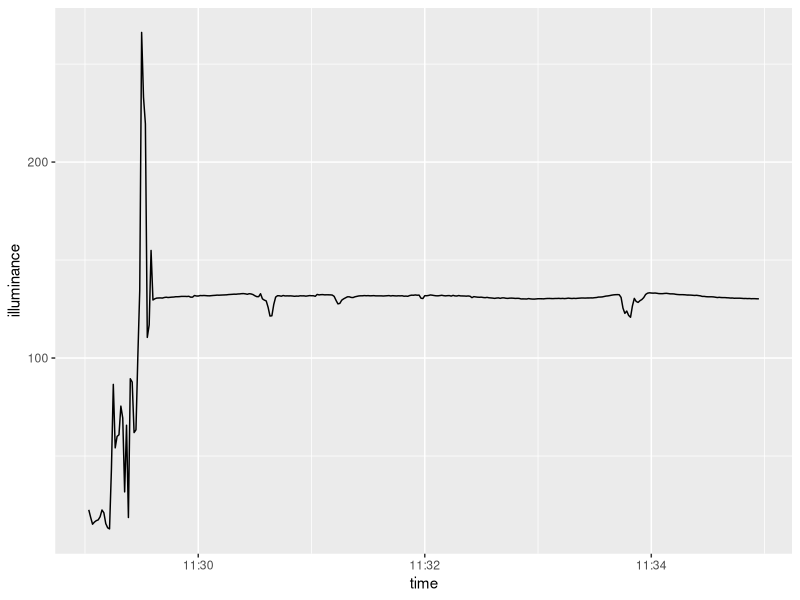
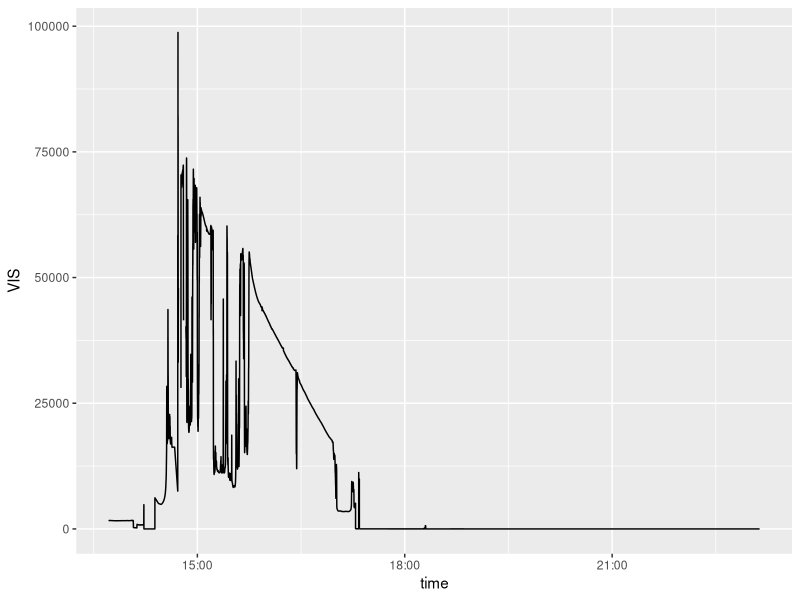
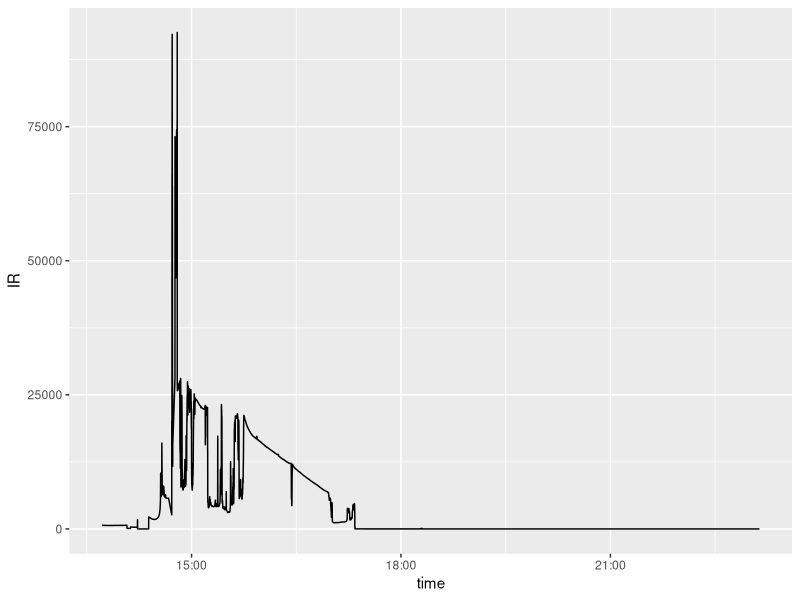
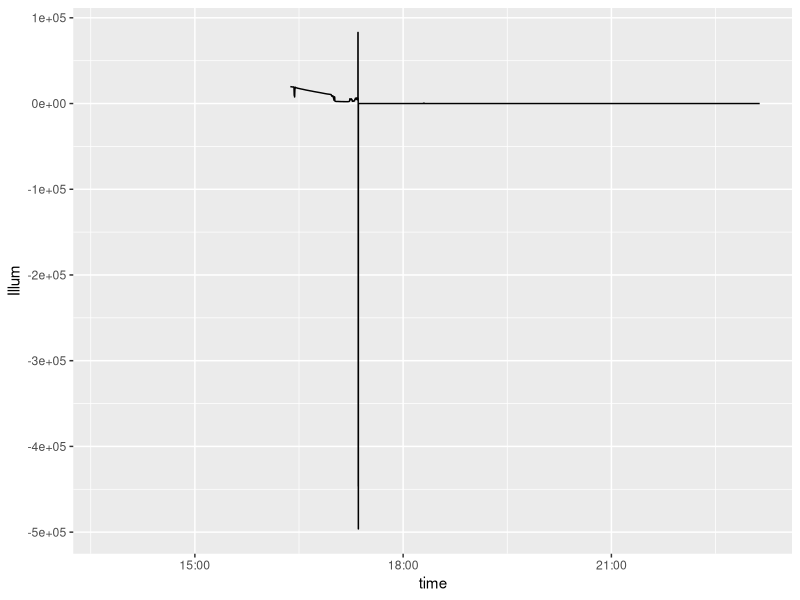
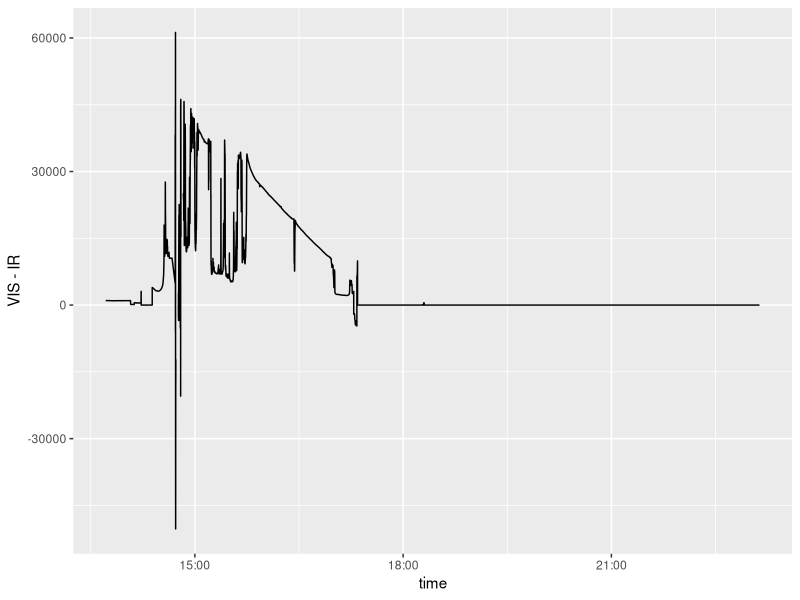
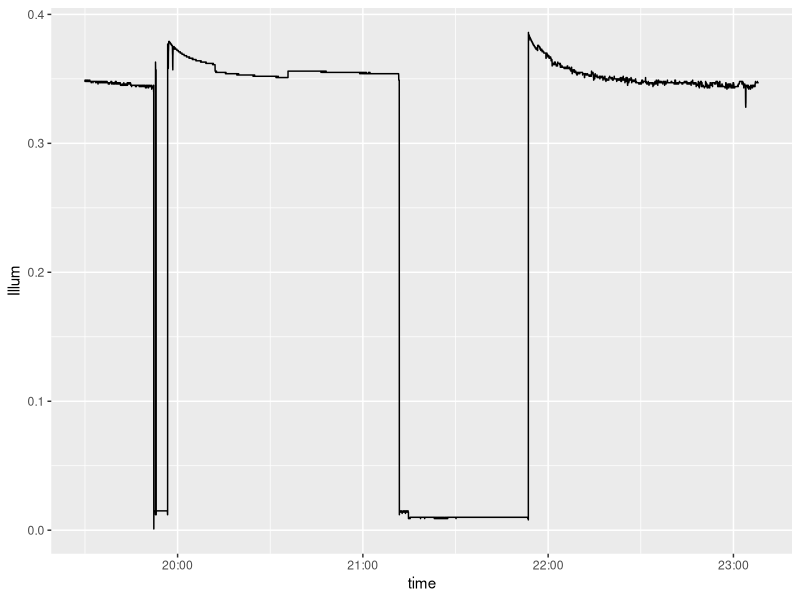

Source code (R) for these figures, in order:
library(readr)
library(ggplot2)
library(lubridate)

data2 <- read_delim("inst-not/TSL2591-Lux-I2C-sensor/data2.csv",
                    delim = ";", escape_double = FALSE, trim_ws = TRUE,
                    col_select = 2:3)
colnames(data2) <- c("time", "illuminance")
# problems(data2)
# spec(data2)
subset(data2, time >= ymd_hms("2024-09-29 10:00:00")) |>
  ggplot(aes(time, illuminance)) + geom_line()

data3 <- read_delim("inst-not/TSL2591-Lux-I2C-sensor/data-2ch-3log-zz.csv",
                    delim = ";", escape_double = FALSE, trim_ws = TRUE,
                    col_select = 2:5)
colnames(data3) <- c("time", "VIS", "IR", "Illum")
# problems(data2)
# spec(data2)

ggplot(data3, aes(time, VIS)) + geom_line()
ggplot(data3, aes(time, IR)) + geom_line()
ggplot(data3, aes(time, Illum)) + geom_line()
ggplot(data3, aes(time, VIS-IR)) + geom_line()

subset(data3, time >= ymd_hms("2024-09-29 19:30:00")) |>
  ggplot(aes(time, Illum)) + geom_line()

